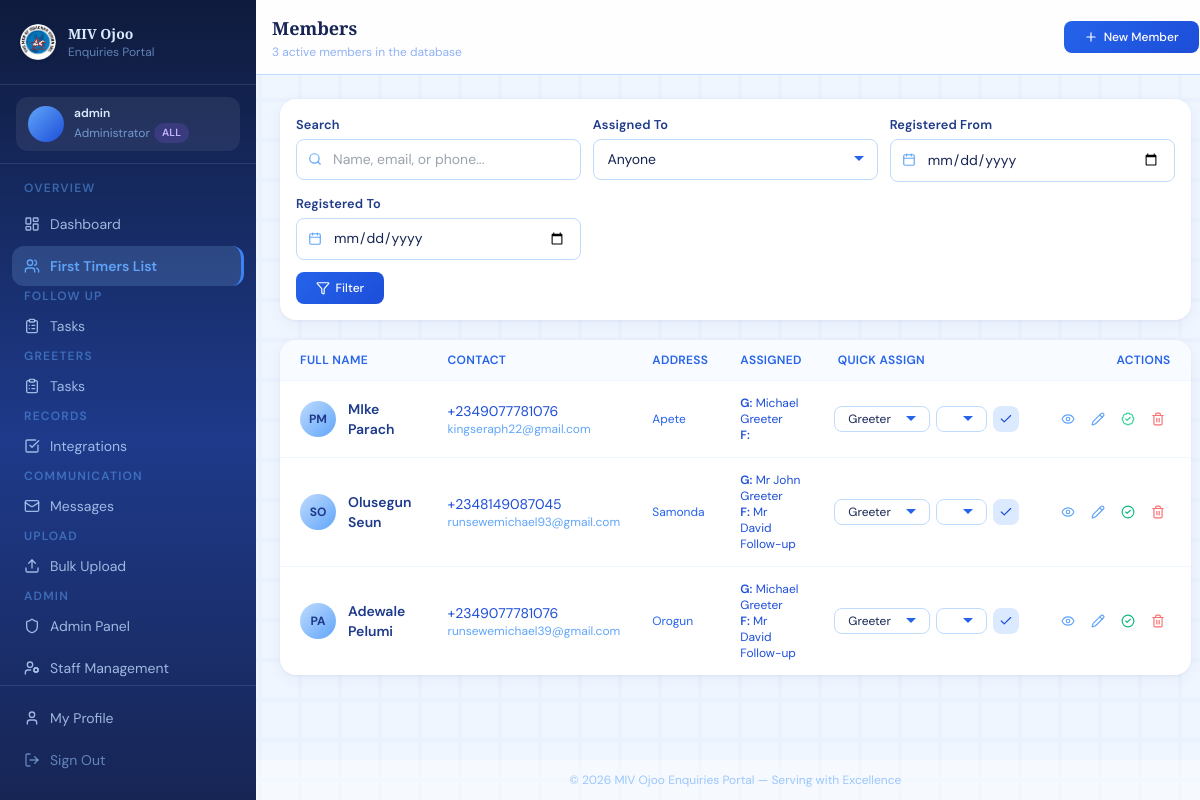
Before: / (signed in) with the older database file.
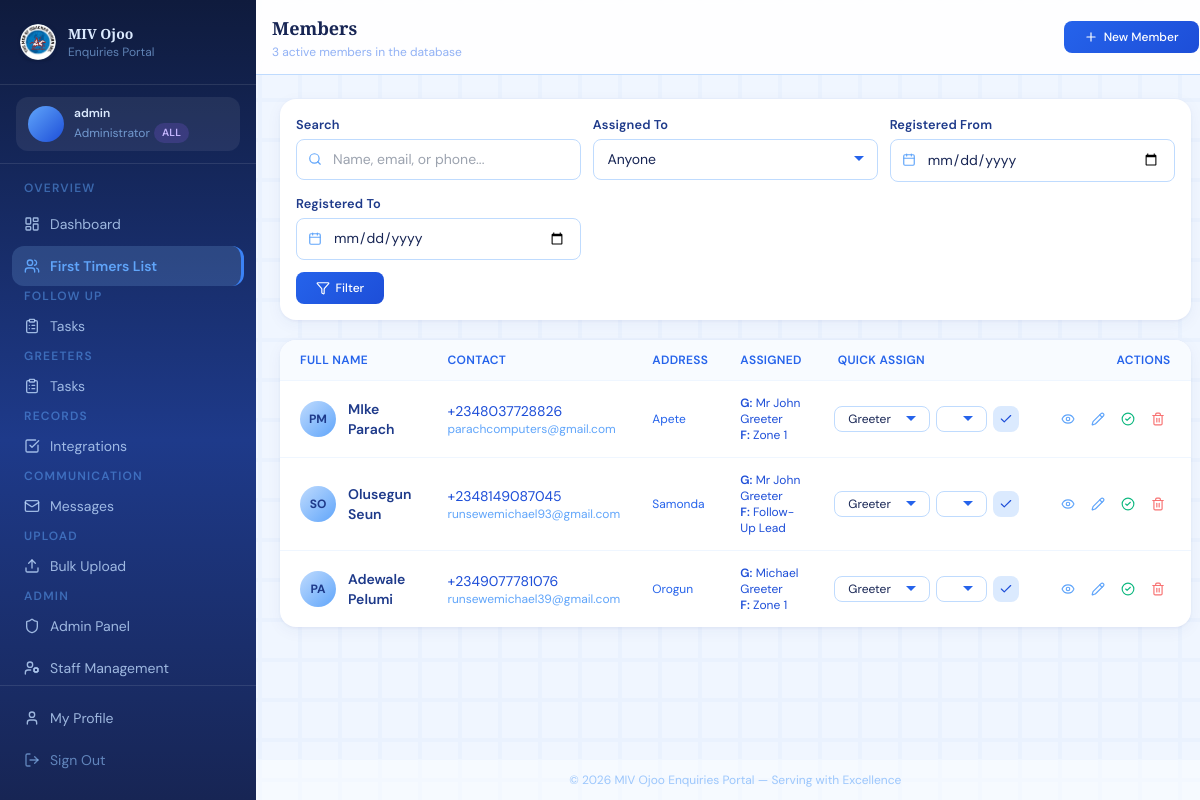
After: the same page with the newer database file.
### enquiries/models.py (models this page shows, shortened)
class Member(models.Model):
    GENDER_CHOICES = [('M', 'Male'), ('F', 'Female')]
    STATUS_CHOICES = [
        ('new', 'New Visitor'),
        ('integrated', 'Member'),
        ('inactive', 'Inactive'),
    ]
    MARITAL_CHOICES = [
        ('single', 'Single'),
        ('married', 'Married'),
        ('divorced', 'Divorced'),
        ('widowed', 'Widowed'),
    ]
    AGE_BRACKET_CHOICES = [
        ('under_18', 'Under 18'),
        ('18_25', '18 – 25'),
        ('26_35', '26 – 35'),
        ('36_45', '36 – 45'),
        ('46_55', '46 – 55'),
        ('56_65', '56 – 65'),
        ('above_65', 'Above 65'),
    ]
    BORN_AGAIN_CHOICES = [
        ('yes', 'Yes'),
        ('no', 'No'),
        ('not_sure', 'Not Sure'),
    ]
    JOINING_CHOICES = [
        ('yes', 'Yes'),
        ('no', 'No'),
        ('considering', 'Still Considering'),
    ]
    VISIT_TIME_CHOICES = [
        ('weekday_morning', 'Weekday Morning'),
        ('weekday_afternoon', 'Weekday Afternoon'),
        ('weekday_evening', 'Weekday Evening'),
        ('saturday_morning', 'Saturday Morning'),
        ('saturday_afternoon', 'Saturday Afternoon'),
        ('sunday_after_service', 'Sunday After Service'),
    ]
    first_name = models.CharField(max_length=100)
    last_name = models.CharField(max_length=100)
    email = models.EmailField(unique=True, null=True, blank=True)
    phone = models.CharField(max_length=20, null=True, blank=True)
    whatsapp = models.CharField(max_length=20, null=True, blank=True)
    gender = models.CharField(max_length=1, choices=GENDER_CHOICES, null=True, blank=True)
    date_of_birth = models.DateField(null=True, blank=True)
    age_bracket = models.CharField(
        max_length=20, choices=AGE_BRACKET_CHOICES, null=True, blank=True
    )
    marital_status = models.CharField(
        max_length=20, choices=MARITAL_CHOICES, null=True, blank=True
    )
    address = models.TextField(null=True, blank=True)
    vocation_address = models.TextField(null=True, blank=True)
    occupation = models.CharField(max_length=100, null=True, blank=True)
    status = models.CharField(max_length=20, choices=STATUS_CHOICES, default='new')
    first_visit_date = models.DateField(default=timezone.now)
    how_did_you_hear = models.CharField(max_length=200, null=True, blank=True)
    previous_church = models.CharField(max_length=200, null=True, blank=True)
    invitee = models.CharField(
        max_length=200, null=True, blank=True,
        help_text="Name of the person who invited this visitor"
    )
    is_born_again = models.CharField(
        max_length=10, choices=BORN_AGAIN_CHOICES, null=True, blank=True
    )
    joining_church = models.CharField(
        max_length=20, choices=JOINING_CHOICES, null=True, blank=True
    )
    preferred_visit_time = models.CharField(
        max_length=30, choices=VISIT_TIME_CHOICES, null=True, blank=True
    )
    prayer_requests = models.TextField(null=True, blank=True)
    observation = models.TextField(
        null=True, blank=True,
        help_text="Staff observations about the visitor"
    )
    interests = models.ManyToManyField(
        'Ministry', blank=True, related_name='interested_members'
    )
    assigned_to = models.ForeignKey(
        User, on_delete=models.SET_NULL, null=True, blank=True,
        related_name='assigned_members',
        help_text="Staff member responsible for follow-up / visitation"
    )
    greeter_assigned_to = models.ForeignKey(
        User, on_delete=models.SET_NULL, null=True, blank=True,
        related_name='greeter_assigned_members',
        help_text="Greeter staff member assigned to welcome this visitor"
    )
    created_by = models.ForeignKey(
        User, on_delete=models.SET_NULL, null=True, blank=True,
        related_name='created_members'
    )
    created_at = models.DateTimeField(auto_now_add=True)
    updated_at = models.DateTimeField(auto_now=True)
    notes = models.TextField(null=True, blank=True)
    profile_photo = models.ImageField(upload_to='members/', null=True, blank=True)
    is_baptized = models.BooleanField(default=False)
    is_active = models.BooleanField(default=True)
    is_contacted = models.BooleanField(default=False)
    contacted_at = models.DateTimeField(null=True, blank=True)
    class Meta:
        ordering = ['-created_at']
    def get_full_name(self):
        return f"{self.last_name} {self.first_name}"
    @property
    def initials(self):
        return f"{self.first_name[0]}{self.last_name[0]}".upper()

### enquiries/views.py (the view, shortened to what this page needs)
# urls.py: path('', views.member_list, name='member_list'),
@login_required
def member_list(request):
    queryset        = member_qs(request.user).select_related('assigned_to', 'greeter_assigned_to')
    search          = request.GET.get('search', '')
    status_filter   = request.GET.get('status', '')
    assigned_filter = request.GET.get('assigned', '')
    date_from = request.GET.get('date_from', '')
    date_to   = request.GET.get('date_to', '')
    if date_from:
        queryset = queryset.filter(first_visit_date__gte=date_from)
    if date_to:
        queryset = queryset.filter(first_visit_date__lte=date_to)
    if status_filter:
        queryset = queryset.filter(status=status_filter)
    if assigned_filter:
        if get_section(request.user) == 'greeters':
            queryset = queryset.filter(greeter_assigned_to_id=assigned_filter)
        else:
            queryset = queryset.filter(assigned_to_id=assigned_filter)
    paginator = Paginator(queryset, 15)
    members   = paginator.get_page(request.GET.get('page'))
    staff     = section_staff_qs(request.user)
    context = {
        'date_from': date_from,
        'date_to': date_to,
        'members':          members,
        'search':           search,
        'status_filter':    status_filter,
        'assigned_filter':  assigned_filter,
        'staff':            staff,
        'status_choices':   Member.STATUS_CHOICES,
        'total_count':      queryset.count(),
        'section':          get_section(request.user),
        'is_section_admin': is_section_admin(request.user),
    }
    return render(request, 'enquiries/member_list.html', context)

### enquiries/views.py (called while the page is built, shortened)
def get_profile(user):
    profile, _ = UserProfile.objects.get_or_create(user=user)
    return profile

def get_section(user):
    return get_profile(user).section

def can_see_all(user):
    if user.is_superuser:
        return True
    profile = get_profile(user)
    return profile.role == 'admin' and profile.section == 'all'

def is_section_admin(user):
    if user.is_superuser:
        return True
    return get_profile(user).role in ('admin', 'section_admin')

def section_staff_qs(user):
    if can_see_all(user):
        return User.objects.filter(is_active=True)
    section = get_section(user)
    return User.objects.filter(
        is_active=True,
        profile__section__in=[section, 'all']
    )

def member_qs(user):
    qs = Member.objects.filter(is_active=True)
    if can_see_all(user):
        return qs

### templates/enquiries/member_list.html (shortened to what the changed rows need)
{% extends "base.html" %}
{% block page_title %}Members{% endblock %}
{% block content %}
{% with profile=request.user.profile section=request.user.profile.section role=request.user.profile.role %}
{% with is_super=request.user.is_superuser %}
<div class="card overflow-hidden hidden md:block">
  <div class="overflow-x-auto">
    <table class="w-full text-sm" style="min-width:680px;">
      <thead>
        <tr class="border-b border-blue-50" style="background:#f8fbff;">
          <th class="text-left px-5 py-3 text-xs font-semibold text-blue-600 uppercase tracking-wide">Full Name</th>
          <th class="text-left px-4 py-3 text-xs font-semibold text-blue-600 uppercase tracking-wide">Contact</th>
          <th class="text-left px-4 py-3 text-xs font-semibold text-blue-600 uppercase tracking-wide">Address</th>
          <th class="text-left px-4 py-3 text-xs font-semibold text-blue-600 uppercase tracking-wide">Assigned</th>
          {% if is_super or role == 'section_admin' or role == 'admin' %}
          <th class="text-left px-5 py-3 text-xs font-semibold text-blue-600 uppercase tracking-wide">Quick Assign</th>
          {% endif %}
          <th class="text-right px-5 py-3 text-xs font-semibold text-blue-600 uppercase tracking-wide">Actions</th>
        </tr>
      </thead>
      <tbody class="divide-y divide-blue-50">
        {% for member in members %}
        <tr class="table-row">
          <td class="px-5 py-3.5">
            <div class="flex items-center gap-3">
              <div class="avatar text-xs bg-gradient-to-br from-blue-200 to-blue-400 text-blue-900 font-bold">{{ member.initials }}</div>
              <div>
                <a href="{% url 'member_detail' member.pk %}" class="font-semibold text-blue-900 hover:text-blue-600 transition-colors">{{ member.get_full_name }}</a>
              </div>
            </div>
          </td>
          <td class="px-4 py-3.5">
            <p class="text-blue-700">{{ member.phone|default:"—" }}</p>
            <p class="text-blue-400 text-xs">{{ member.email|default:"" }}</p>
          </td>
          <td class="px-4 py-3.5">
            <p class="text-blue-600 text-xs">{{ member.address|default:"—" }}</p>
          </td>
          <td class="px-4 py-3.5">
            {% if section == 'greeters' %}
              {% if member.greeter_assigned_to %}
                <span class="text-blue-700 text-sm">{{ member.greeter_assigned_to.get_full_name }}</span>
              {% else %}
                <span class="text-blue-300 text-xs italic">Unassigned</span>
              {% endif %}
            {% elif section == 'followup' %}
              {% if member.assigned_to %}
                <span class="text-blue-700 text-sm">{{ member.assigned_to.get_full_name }}</span>
              {% else %}
                <span class="text-blue-300 text-xs italic">Unassigned</span>
              {% endif %}
            {% else %}
              {% if member.greeter_assigned_to %}
                <p class="text-blue-700 text-xs"><span class="font-semibold">G:</span> {{ member.greeter_assigned_to.get_full_name }}</p>
              {% endif %}
              {% if member.assigned_to %}
                <p class="text-blue-700 text-xs"><span class="font-semibold">F:</span> {{ member.assigned_to.get_full_name }}</p>
              {% endif %}
            {% endif %}
          </td>
          {% if is_super or role == 'section_admin' or role == 'admin' %}
          <td class="px-4 py-3.5">
            <form method="post" action="{% url 'member_assign' member.pk %}" class="flex items-center gap-1.5">
              {% if is_super or role == 'admin' and section == 'all' %}
                <select name="assign_as" class="input-field py-1 text-xs w-24">
                  <option value="greeters">Greeter</option>
                </select>
              {% else %}
                <input type="hidden" name="assign_as" value="{{ section }}">
              {% endif %}
              <select name="staff_id" class="input-field py-1 text-xs flex-1 min-w-0">
                <option value="">— pick staff —</option>
              </select>
              <button type="submit" class="p-1.5 rounded-lg bg-blue-100 hover:bg-blue-200 text-blue-700 transition-colors flex-shrink-0" title="Assign">
                <i data-lucide="check" class="w-3.5 h-3.5"></i>
              </button>
            </form>
          </td>
          {% endif %}
          <td class="px-5 py-3.5 text-right">
            <div class="flex items-center justify-end gap-1">
              <a href="{% url 'member_detail' member.pk %}" class="p-1.5 rounded-lg hover:bg-blue-100 text-blue-400 hover:text-blue-800 transition-colors" title="View">
                <i data-lucide="eye" class="w-3.5 h-3.5"></i>
              </a>
              {% if is_super or role == 'section_admin' or role == 'admin' %}
              <a href="{% url 'member_edit' member.pk %}" class="p-1.5 rounded-lg hover:bg-blue-100 text-blue-400 hover:text-blue-800 transition-colors" title="Edit">
                <i data-lucide="pencil" class="w-3.5 h-3.5"></i>
              </a>
              {% endif %}
              {% if is_super or role == 'admin' or section == 'followup' %}
                {% if member.status != 'integrated' %}
                <form method="post" action="{% url 'integration_quick' member.pk %}" class="inline">
                  <button type="submit" class="p-1.5 rounded-lg hover:bg-emerald-100 text-emerald-400 hover:text-emerald-700 transition-colors" title="Mark as Integrated" onclick="return confirm('Mark {{ member.get_full_name }} as integrated?')">
                    <i data-lucide="badge-check" class="w-3.5 h-3.5"></i>
                  </button>
                </form>
                {% else %}
                <span class="p-1.5 text-emerald-500" title="Already integrated">
                  <i data-lucide="check-circle-2" class="w-3.5 h-3.5"></i>
                </span>
                {% endif %}
              {% endif %}
              {% if is_super or role == 'section_admin' or role == 'admin' %}
              <a href="{% url 'member_delete' member.pk %}" class="p-1.5 rounded-lg hover:bg-red-100 text-red-400 hover:text-red-700 transition-colors" title="Delete">
                <i data-lucide="trash-2" class="w-3.5 h-3.5"></i>
              </a>
              {% endif %}
            </div>
          </td>
        </tr>
        {% endfor %}
      </tbody>
    </table>
  </div>
</div>
{% endwith %}
{% endwith %}
{% endblock %}

Changed rows visible on the page:
changed Member "MIke Parach": phone "+2349077781076" → "+2348037728826"; email "kingseraph22@gmail.com" → "parachcomputers@gmail.com"; greeter_assigned_to.get_full_name "Michael Greeter" → "Mr John Greeter"; assigned_to.get_full_name (not shown) → "Zone 1"; status "new" → "integrated" (drawn)
changed Member "Olusegun Seun": assigned_to.get_full_name "Mr David Follow-up" → "Follow-Up Lead"
changed Member "Adewale Pelumi": assigned_to.get_full_name "Mr David Follow-up" → "Zone 1"
